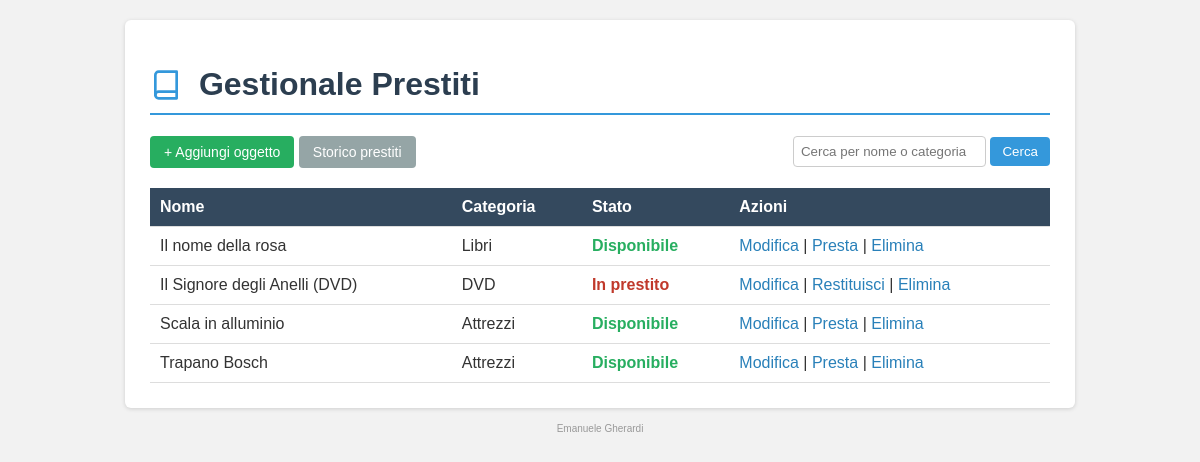
The page / on the database its author committed.
### tables this page shows
CREATE TABLE oggetti (
    id INT AUTO_INCREMENT PRIMARY KEY,
    nome VARCHAR(150) NOT NULL,
    categoria VARCHAR(80),
    descrizione TEXT,
    disponibile TINYINT(1) DEFAULT 1
);

### index.php (the view, shortened to what this page needs)
<?php
include "config.php";
$cerca = "";
if ($cerca != "") {
    $cerca_sql = mysqli_real_escape_string($conn, $cerca);
    $sql = "SELECT * FROM oggetti WHERE nome LIKE '%$cerca_sql%' OR categoria LIKE '%$cerca_sql%' ORDER BY nome";
} else {
    $sql = "SELECT * FROM oggetti ORDER BY nome";
}
$risultato = mysqli_query($conn, $sql);
?>
<!DOCTYPE html>
<html lang="it">
<head>
    <link rel="stylesheet" href="style.css">
</head>
<body>
<div class="container">
    <h1>
        <svg class="icona-titolo" width="32" height="32" viewBox="0 0 24 24" fill="none" stroke="#3498db" stroke-width="2" stroke-linecap="round" stroke-linejoin="round">
            <path d="M4 19.5A2.5 2.5 0 0 1 6.5 17H20"></path>
            <path d="M6.5 2H20v20H6.5A2.5 2.5 0 0 1 4 19.5v-15A2.5 2.5 0 0 1 6.5 2z"></path>
        </svg>
        Gestionale Prestiti
    </h1>
    <div class="barra">
        <a href="aggiungi.php" class="bottone">+ Aggiungi oggetto</a>
        <a href="storico.php" class="bottone grigio">Storico prestiti</a>
        <form method="get" action="index.php" class="cerca">
            <input type="text" name="cerca" placeholder="Cerca per nome o categoria" value="<?php echo htmlspecialchars($cerca); ?>">
            <button type="submit">Cerca</button>
        </form>
    </div>
    <table>
        <tr>
            <th>Nome</th>
            <th>Categoria</th>
            <th>Stato</th>
            <th>Azioni</th>
        </tr>
        <?php while ($riga = mysqli_fetch_assoc($risultato)) { ?>
        <tr>
            <td><?php echo htmlspecialchars($riga['nome']); ?></td>
            <td><?php echo htmlspecialchars($riga['categoria']); ?></td>
            <td>
                <?php if ($riga['disponibile'] == 1) { ?>
                    <span class="verde">Disponibile</span>
                <?php } else { ?>
                    <span class="rosso">In prestito</span>
                <?php } ?>
            </td>
            <td>
                <a href="modifica.php?id=<?php echo $riga['id']; ?>">Modifica</a> |
                <?php if ($riga['disponibile'] == 1) { ?>
                    <a href="presta.php?id=<?php echo $riga['id']; ?>">Presta</a> |
                <?php } else { ?>
                    <a href="restituisci.php?id=<?php echo $riga['id']; ?>">Restituisci</a> |
                <?php } ?>
                <a href="elimina.php?id=<?php echo $riga['id']; ?>" onclick="return confirm('Sicuro di voler eliminare questo oggetto?');">Elimina</a>
            </td>
        </tr>
        <?php } ?>
    </table>
</div>
<p class="firma">Emanuele Gherardi</p>
</body>
</html>

### style.css (style rules this page uses)
body { font-family: Arial, sans-serif; background-color: #f2f2f2; margin: 0; padding: 20px; color: #333; }
.container { max-width: 900px; margin: 0 auto; background-color: #fff; padding: 25px; border-radius: 6px; box-shadow: 0 1px 4px rgba(0,0,0,0.15); }
h1 { color: #2c3e50; border-bottom: 2px solid #3498db; padding-bottom: 8px; }
.icona-titolo { vertical-align: middle; margin-right: 8px; margin-bottom: 4px; }
.barra { margin: 20px 0; overflow: hidden; }
.cerca { float: right; }
.cerca input { padding: 7px; border: 1px solid #ccc; border-radius: 4px; }
.cerca button { padding: 7px 12px; background-color: #3498db; color: white; border: none; border-radius: 4px; cursor: pointer; }
table { width: 100%; border-collapse: collapse; margin-top: 15px; }
th, td { text-align: left; padding: 10px; border-bottom: 1px solid #ddd; }
th { background-color: #34495e; color: white; }
.bottone { display: inline-block; padding: 8px 14px; background-color: #27ae60; color: white; text-decoration: none; border-radius: 4px; border: none; cursor: pointer; font-size: 14px; }
.bottone.grigio { background-color: #95a5a6; }
.verde { color: #27ae60; font-weight: bold; }
.rosso { color: #c0392b; font-weight: bold; }
a { color: #2980b9; text-decoration: none; }
.firma { text-align: center; font-size: 10px; color: #999; margin-top: 15px; }

### rows shown on the page
oggetti: nome "Il nome della rosa", categoria "Libri", disponibile "Disponibile"
oggetti: nome "Il Signore degli Anelli (DVD)", categoria "DVD", disponibile "In prestito"
oggetti: nome "Scala in alluminio", categoria "Attrezzi", disponibile "Disponibile"
oggetti: nome "Trapano Bosch", categoria "Attrezzi", disponibile "Disponibile"
